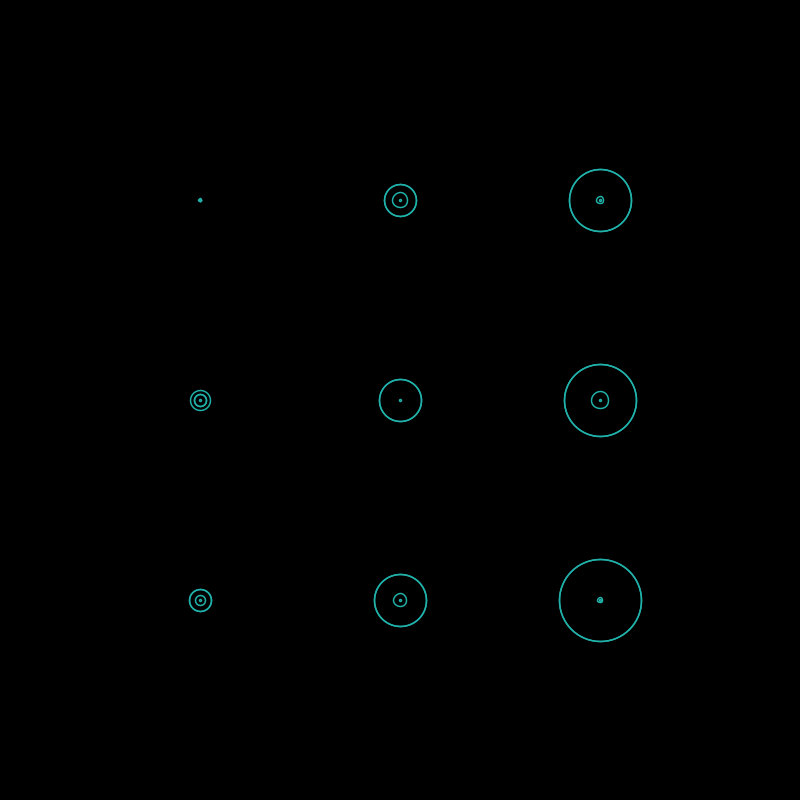
Frame 1 (no input)
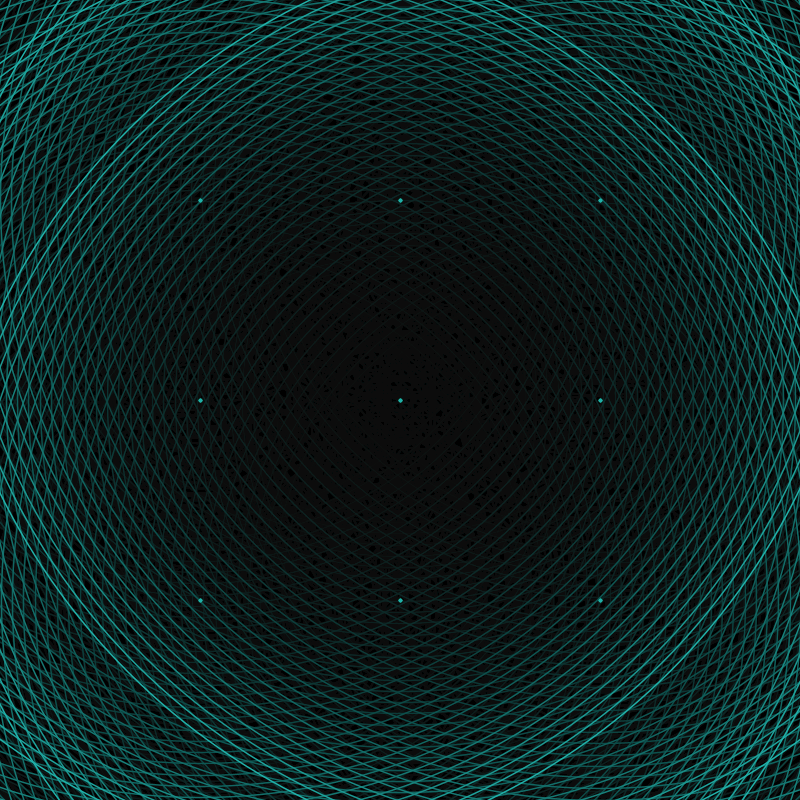
Frame 60 (the mouse pressed at the canvas centre just before this capture)
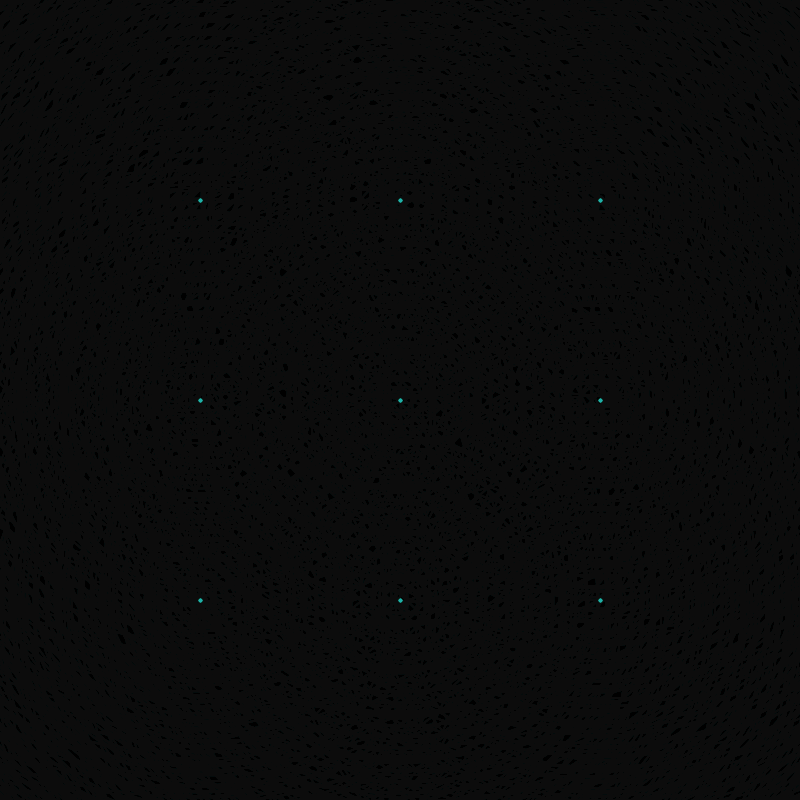
Frame 120 (the mouse held since frame 60 and released just before this capture)

The Processing sketch that drew these frames (run headless with seeded random() and noise(); from frame 60 on, the mouse is pressed at the canvas centre):

// Processing sketch: processing_76419
// ── processing_76419.pde

//LEVI MOUSAW


int diameter = 2;
int x = 0;
int y = 0;
int xChange = 1;

float angle;
float rad;

void setup(){
 size (800,800);
 background (0,0,0);
 angle = 0;
 smooth ();

 strokeWeight (1.5);
 stroke (32,178,170);
 frameRate (4);
}

void draw (){
  
 float bgcolor= abs(255*sin(radians(angle)));
 float x = 300*cos(radians(angle))*cos(radians(angle*2));
 float y = 300*sin(radians(angle))*cos(radians(angle/10));

  ellipse1();

  expand1(0,0);
  expand1(-200,-200);
  expand1(200,200);
  expand1(200,-200);
  expand1(-200,200);
  expand1(0,200);
  expand1(0,-200);
  expand1(200,0);
  expand1(-200,0);
}




  



//  ellipse(x,y,60,80);
 // x = x + xChange;
 // y = y + 1;
  //if(x < 150)
  //{
  //  xChange = xChange + 2;
// }
 // if(x >= 150)
 // {
  //  xChange = xChange - 2;


void ellipse1(){//FUNCTION
  
 for(int i = 0;i < 2; i++)
 ellipse (200,200,diameter,diameter);
 diameter = diameter + 10;
 fill (0,0,0,0);
  
 for(int i = 0;i < 2; i++)
 ellipse (200,400,diameter,diameter);
 diameter = diameter + 10;
 fill (0,0,0,0);
 
 for(int i = 0;i < 2; i++)
 ellipse (200,600,diameter,diameter);
 diameter = diameter + 10;
 fill (0,0,0,0);
 
 for(int i = 0;i < 2; i++)
 ellipse (400,200,diameter,diameter);
 diameter = diameter + 10;
 fill (0,0,0,0);

 for(int i = 0;i < 2; i++)
 ellipse (400,400,diameter,diameter);
 diameter = diameter + 10;
 fill (0,0,0,0);
  
 for(int i = 0;i < 2; i++)
 ellipse (400,600,diameter,diameter);
 diameter = diameter + 10;
fill (0,0,0,0);

 for(int i = 0;i < 2; i++)
 ellipse (600,200,diameter,diameter);
 diameter = diameter + 10;
fill (0,0,0,0);
 
 
 for(int i = 0;i < 2; i++)
 ellipse (600,400,diameter,diameter);
 diameter = diameter + 10;
 fill (0,0,0,10);
  for(int i = 0;i < 2; i++)
  
 ellipse (600,600,diameter,diameter);
 diameter = diameter + 10;
fill (0,0,0,0);


   
 }



void expand1(int x, int y){//FUNCTION2
 
 ellipse(x+width/2,y+height/2,rad/2,rad/2);
  ellipse (x+width/2,y+height/2,2,2);
   //fill (0,0,0,10);
  angle+=30;
  rad+=5;
}

//void moveellipse(){ 
// ellipse (angle/30,y+300,360,360);
//angle+=8;
// ellipse (x+width/2,y+height/2,40,40);

// ellipse (angle/30,y+300,360,360);
//angle+=8;
// ellipse (x+width/2,y+height/2,60,60);
// 
 // ellipse (angle/30,y+300,360,360);
//angle+=8;
 //ellipse (x+width/2,y+height/2,60,60);
 
  // ellipse (angle/30,y+300,360,360);
//angle+=8;
// ellipse (x+width/2,y+height/2,60,60);
